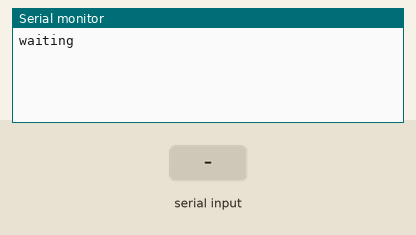
A sketch run on a simulated Arduino Uno, built with avr-gcc and run on an emulated ATmega328P. On the bench: the last lines printed to the serial monitor. The inputs (shaded band) are chosen by the test bench.

Above: at 1.2 s.
1.3 s: "1" received over the second serial link
At 3.3 s:
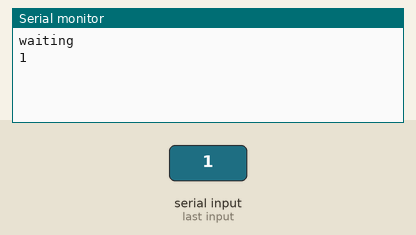
3.8 s: "0" received over the second serial link
At 5.2 s:
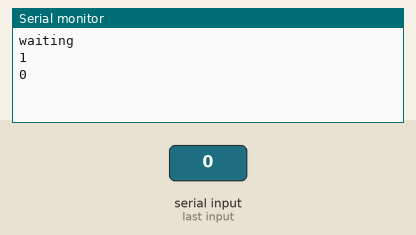
5.3 s: "2" received over the second serial link
At 7.5 s:
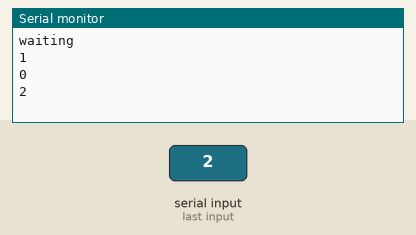

Measured:
- after the input at 1.3 s, the serial monitor: prints a new line after 1.0 s (image 1)
- after the input at 3.8 s, the serial monitor: prints a new line after 1.0 s (image 2)
- after the input at 5.3 s, the serial monitor: prints a new line after 1.0 s (image 3)

The sketch:

Receiver_Uno.ino
```cpp
#include <SoftwareSerial.h>

#define rxPin 2
#define txPin 3

SoftwareSerial XSERIAL = SoftwareSerial(rxPin,txPin,false);

void setup() {
  // put your setup code here, to run once:
  XSERIAL.begin(9600);
  Serial.begin(9600);
  Serial.println("waiting");

}

void loop() {
  // put your main code here, to run repeatedly:
  if(XSERIAL.available())
  {
    String recieved_string = XSERIAL.readString();

    Serial.println(recieved_string);


  }
}
```
